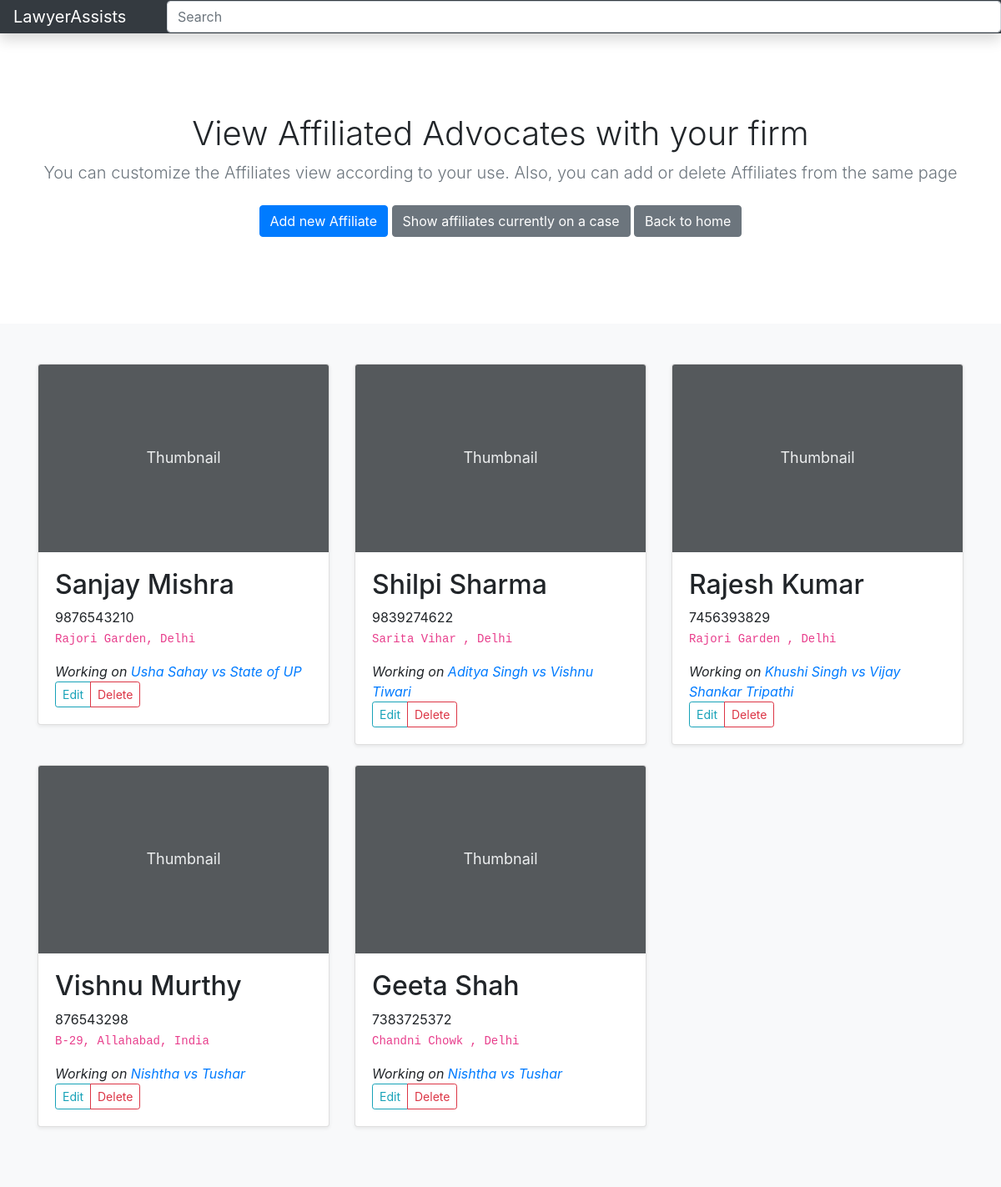
The page /album/currentaff.php on the database its author committed.
### tables this page shows
CREATE TABLE `lawyer_assign` (
  `affid` int(4) NOT NULL,
  `casein` int(4) NOT NULL,
  PRIMARY KEY (`affid`)
);

CREATE TABLE `affiliate` (
  `affid` int(4) NOT NULL AUTO_INCREMENT,
  `aname` varchar(55) NOT NULL,
  `contact` varchar(55) NOT NULL,
  `aaddress` varchar(55) NOT NULL,
  PRIMARY KEY (`affid`)
);

CREATE TABLE `cases` (
  `caseid` int(4) NOT NULL AUTO_INCREMENT,
  `caseyear` int(4) NOT NULL,
  `party1` varchar(55) NOT NULL,
  `party2` varchar(55) NOT NULL,
  `affiliatedcounsel` varchar(55) NOT NULL,
  `casedescription` varchar(1024) NOT NULL,
  PRIMARY KEY (`caseid`)
);

### album/currentaff.php (the view, shortened to what this page needs)
<!doctype html>
<html lang="en">
  <head>
<link href="../assets/dist/css/bootstrap.min.css" rel="stylesheet">
    <link href="album.css" rel="stylesheet">
  </head>
  <body>
  <nav class="navbar navbar-dark sticky-top bg-dark flex-md-nowrap p-0 shadow">
  <a class="navbar-brand col-md-3 col-lg-2 mr-0 px-3" href="#">LawyerAssists</a>
  <input class="form-control form-control-dark w-100" type="text" placeholder="Search" aria-label="Search">
</nav>
<main role="main">
  <section class="jumbotron text-center">
  <h1>View Affiliated Advocates with your firm</h1>
      <p class="lead text-muted">You can customize the Affiliates view according to your use. Also, you can add or delete Affiliates from the same page</p>
      <p>
        <a href="#" class="btn btn-primary my-2" data-toggle="modal" data-target="#addModal">Add new Affiliate</a>
        <a href="#" class="btn btn-secondary my-2">Show affiliates currently on a case</a>
        <a href="../dashboard/index.php" class="btn btn-secondary my-2">Back to home</a>
      </p>
  </section>
  <div class="album py-5 bg-light">
    <div class="container">
      <div class="row">
      <?php
      $servername = "localhost:8889";
      $username = "root";
      $password = "vashuhero1";
      $dbname = "lawyer";
      $conn = new mysqli($servername, $username, $password, $dbname);
      $sql = "SELECT * FROM lawyer_assign";
      $result = $conn->query($sql);
      if ($result->num_rows > 0) {
        while($row = $result->fetch_assoc()) {
            $caseid=$row['casein'];
            $affid=$row['affid'];
            $sql2 = "SELECT * FROM cases WHERE caseid=$caseid";
            $result2 = $conn->query($sql2)  or die($conn->error);
            $row2=$result2->fetch_assoc();
            $sql1 = "SELECT * FROM affiliate WHERE affid=$affid";
            $result1 = $conn->query($sql1)  or die($conn->error);
            $row1=$result1->fetch_assoc();
       echo '<div class="col-md-4">
          <div class="card mb-4 shadow-sm">
            <svg class="bd-placeholder-img card-img-top" width="100%" height="225" xmlns="http://www.w3.org/2000/svg" preserveAspectRatio="xMidYMid slice" focusable="false" role="img" aria-label="Placeholder: Thumbnail"><title>Placeholder</title><rect width="100%" height="100%" fill="#55595c"/><text x="50%" y="50%" fill="#eceeef" dy=".3em">Thumbnail</text></svg>
            <div class="card-body">
            <h2>'.$row1['aname'].'</h2>
            <p class="card-text">'.$row1['contact'].'</br><code>'.$row1['aaddress'].'</code></p>
            <i>Working on<a href="../dashboard/cases.php?id='.$caseid.'"> '.$row2['party1'].' vs '.$row2['party2'].'</a></i>
              <div class="d-flex justify-content-between align-items-center">
                <div class="btn-group">
                  <button type="button" class="btn btn-sm btn-outline-info">Edit</button>
                  <button type="button" class="btn btn-sm btn-outline-danger">Delete</button>
                </div>
              </div>
            </div>
          </div>
        </div>';
        }}
        else{
          echo "0 records found";
        }
        ?>
      </div>
    </div>
  </div>
</main>
</html>

### album/album.css (style rules this page uses)
.jumbotron { padding-top: 3rem; padding-bottom: 3rem; margin-bottom: 0; background-color: #fff; }
@media (min-width: 768px) { .jumbotron { padding-top: 6rem; padding-bottom: 6rem; } }
.jumbotron p:last-child { margin-bottom: 0; }
.jumbotron h1 { font-weight: 300; }

### album/currentaff.php (style rules this page uses)
.bd-placeholder-img { font-size: 1.125rem; text-anchor: middle; -webkit-user-select: none; -moz-user-select: none; -ms-user-select: none; user-select: none; }

### rows shown on the page
lawyer_assign: affiliate.aname "Sanjay Mishra", affiliate.contact "9876543210", affiliate.aaddress "Rajori Garden, Delhi", cases.party1 "Usha Sahay", cases.party2 "State of UP"
lawyer_assign: affiliate.aname "Shilpi Sharma", affiliate.contact "9839274622", affiliate.aaddress "Sarita Vihar , Delhi", cases.party1 "Aditya Singh", cases.party2 "Vishnu Tiwari"
lawyer_assign: affiliate.aname "Rajesh Kumar", affiliate.contact "7456393829", affiliate.aaddress "Rajori Garden , Delhi", cases.party1 "Khushi Singh", cases.party2 "Vijay Shankar Tripathi"
lawyer_assign: affiliate.aname "Vishnu Murthy", affiliate.contact "876543298", affiliate.aaddress "B-29, Allahabad, India", cases.party1 "Nishtha", cases.party2 "Tushar"
lawyer_assign: affiliate.aname "Geeta Shah", affiliate.contact "7383725372", affiliate.aaddress "Chandni Chowk , Delhi", cases.party1 "Nishtha", cases.party2 "Tushar"
